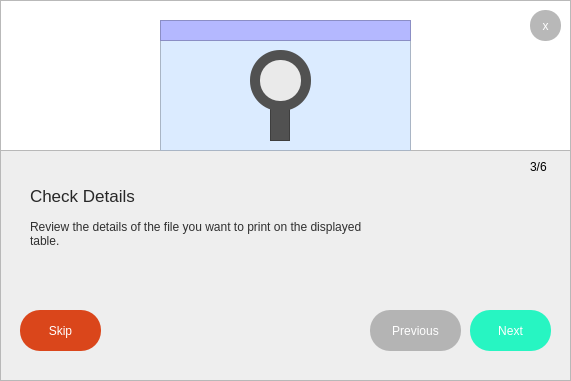
<?xml version="1.0" encoding="UTF-8"?>
<ui version="4.0">
 <class>Form</class>
 <widget class="QWidget" name="Form">
  <property name="geometry">
   <rect>
    <x>0</x>
    <y>0</y>
    <width>571</width>
    <height>381</height>
   </rect>
  </property>
  <property name="windowTitle">
   <string>Form</string>
  </property>
  <property name="styleSheet">
   <string notr="true">QWidget{
background-color: rgb(255, 255, 255);


}</string>
  </property>
  <widget class="QFrame" name="frame_5">
   <property name="geometry">
    <rect>
     <x>0</x>
     <y>150</y>
     <width>571</width>
     <height>231</height>
    </rect>
   </property>
   <property name="styleSheet">
    <string notr="true">QFrame{
background-color: rgb(238, 238, 238);
border-bottom-width: 1;
border-left-width: 1;
border-right-width: 1;
border-bottom-style: solid;
border-left-style: solid;
border-right-style: solid;
border-color: rgb(185, 185, 185);
}</string>
   </property>
   <property name="frameShape">
    <enum>QFrame::StyledPanel</enum>
   </property>
   <property name="frameShadow">
    <enum>QFrame::Raised</enum>
   </property>
   <widget class="QLabel" name="label_12">
    <property name="geometry">
     <rect>
      <x>30</x>
      <y>20</y>
      <width>171</width>
      <height>51</height>
     </rect>
    </property>
    <property name="font">
     <font>
      <family>Nirmala UI</family>
      <pointsize>13</pointsize>
      <weight>9</weight>
      <italic>false</italic>
      <bold>false</bold>
     </font>
    </property>
    <property name="styleSheet">
     <string notr="true">QLabel{
	border-left-color: rgb(238, 238, 238);
	
	border-right-color: rgb(238, 238, 238);
	border-bottom-color: rgb(238, 238, 238);
	font: 75 13pt &quot;Nirmala UI&quot;;
	color: rgb(39, 39, 39);
}</string>
    </property>
    <property name="text">
     <string>Check Details</string>
    </property>
    <property name="alignment">
     <set>Qt::AlignLeading|Qt::AlignLeft|Qt::AlignVCenter</set>
    </property>
   </widget>
   <widget class="QLabel" name="label_13">
    <property name="geometry">
     <rect>
      <x>30</x>
      <y>70</y>
      <width>531</width>
      <height>91</height>
     </rect>
    </property>
    <property name="layoutDirection">
     <enum>Qt::LeftToRight</enum>
    </property>
    <property name="styleSheet">
     <string notr="true">QLabel{
	border-left-color: rgb(238, 238, 238);
	
	border-right-color: rgb(238, 238, 238);
	border-bottom-color: rgb(238, 238, 238);
	
	font: 25 11pt &quot;Microsoft YaHei Light&quot;;
	color: rgb(47, 47, 47);
}</string>
    </property>
    <property name="text">
     <string>Review the details of the file you want to print on the displayed
table.</string>
    </property>
    <property name="alignment">
     <set>Qt::AlignLeading|Qt::AlignLeft|Qt::AlignTop</set>
    </property>
   </widget>
   <widget class="QLabel" name="label_14">
    <property name="geometry">
     <rect>
      <x>530</x>
      <y>10</y>
      <width>41</width>
      <height>31</height>
     </rect>
    </property>
    <property name="layoutDirection">
     <enum>Qt::LeftToRight</enum>
    </property>
    <property name="styleSheet">
     <string notr="true">QLabel{
	
	border-left-color: rgb(238, 238, 238);
	
	border-bottom-color: rgb(238, 238, 238);
	font: 25 11pt &quot;Microsoft YaHei Light&quot;;
	
	
	color: rgb(0, 0, 0);
}</string>
    </property>
    <property name="text">
     <string>3/6</string>
    </property>
    <property name="alignment">
     <set>Qt::AlignLeading|Qt::AlignLeft|Qt::AlignTop</set>
    </property>
   </widget>
   <widget class="QPushButton" name="btn_next">
    <property name="geometry">
     <rect>
      <x>470</x>
      <y>160</y>
      <width>81</width>
      <height>41</height>
     </rect>
    </property>
    <property name="styleSheet">
     <string notr="true">QPushButton{
background-color: #27F5C2;
	color: rgb(255, 255, 255);
	
	font: 63 10pt &quot;Segoe UI Semibold&quot;;
border-radius: 20px;
}</string>
    </property>
    <property name="text">
     <string>Next</string>
    </property>
   </widget>
   <widget class="QPushButton" name="btn_skip">
    <property name="geometry">
     <rect>
      <x>20</x>
      <y>160</y>
      <width>81</width>
      <height>41</height>
     </rect>
    </property>
    <property name="styleSheet">
     <string notr="true">QPushButton{
background-color: #DA461B;
	color: rgb(255, 255, 255);
	
	font: 63 10pt &quot;Segoe UI Semibold&quot;;
border-radius: 20px;
}</string>
    </property>
    <property name="text">
     <string>Skip</string>
    </property>
   </widget>
   <widget class="QPushButton" name="btn_back">
    <property name="geometry">
     <rect>
      <x>370</x>
      <y>160</y>
      <width>91</width>
      <height>41</height>
     </rect>
    </property>
    <property name="styleSheet">
     <string notr="true">QPushButton{
background-color: rgb(180, 180, 180);
	color: rgb(255, 255, 255);
	
	font: 63 10pt &quot;Segoe UI Semibold&quot;;
border-radius: 20px;
}</string>
    </property>
    <property name="text">
     <string>Previous</string>
    </property>
   </widget>
  </widget>
  <widget class="QFrame" name="frame">
   <property name="geometry">
    <rect>
     <x>160</x>
     <y>20</y>
     <width>251</width>
     <height>131</height>
    </rect>
   </property>
   <property name="styleSheet">
    <string notr="true">QFrame{
background-color: rgb(219, 235, 255);
}</string>
   </property>
   <property name="frameShape">
    <enum>QFrame::StyledPanel</enum>
   </property>
   <property name="frameShadow">
    <enum>QFrame::Raised</enum>
   </property>
   <widget class="QFrame" name="frame_3">
    <property name="geometry">
     <rect>
      <x>90</x>
      <y>30</y>
      <width>61</width>
      <height>61</height>
     </rect>
    </property>
    <property name="styleSheet">
     <string notr="true">QFrame{
background-color: rgb(81, 81, 81);

border-radius: 30px;

}</string>
    </property>
    <property name="frameShape">
     <enum>QFrame::StyledPanel</enum>
    </property>
    <property name="frameShadow">
     <enum>QFrame::Raised</enum>
    </property>
    <widget class="QFrame" name="frame_4">
     <property name="geometry">
      <rect>
       <x>10</x>
       <y>10</y>
       <width>41</width>
       <height>41</height>
      </rect>
     </property>
     <property name="styleSheet">
      <string notr="true">QFrame{
background-color: rgb(234, 234, 234);

border-radius: 20px;

}</string>
     </property>
     <property name="frameShape">
      <enum>QFrame::StyledPanel</enum>
     </property>
     <property name="frameShadow">
      <enum>QFrame::Raised</enum>
     </property>
    </widget>
   </widget>
   <widget class="QFrame" name="frame_6">
    <property name="geometry">
     <rect>
      <x>110</x>
      <y>80</y>
      <width>20</width>
      <height>41</height>
     </rect>
    </property>
    <property name="styleSheet">
     <string notr="true">QFrame{
background-color: rgb(81, 81, 81);

}</string>
    </property>
    <property name="frameShape">
     <enum>QFrame::StyledPanel</enum>
    </property>
    <property name="frameShadow">
     <enum>QFrame::Raised</enum>
    </property>
   </widget>
   <zorder>frame_6</zorder>
   <zorder>frame_3</zorder>
  </widget>
  <widget class="QFrame" name="frame_2">
   <property name="geometry">
    <rect>
     <x>160</x>
     <y>20</y>
     <width>251</width>
     <height>21</height>
    </rect>
   </property>
   <property name="styleSheet">
    <string notr="true">QFrame{
background-color: rgb(180, 184, 255);
}</string>
   </property>
   <property name="frameShape">
    <enum>QFrame::StyledPanel</enum>
   </property>
   <property name="frameShadow">
    <enum>QFrame::Raised</enum>
   </property>
  </widget>
  <widget class="QPushButton" name="btn_close">
   <property name="geometry">
    <rect>
     <x>530</x>
     <y>10</y>
     <width>31</width>
     <height>31</height>
    </rect>
   </property>
   <property name="styleSheet">
    <string notr="true">QPushButton{
background-color: rgb(184, 184, 184);
	
	color: rgb(255, 255, 255);
	
	
	font: 87 11pt &quot;Arial Black&quot;;
border-radius: 15px;

}</string>
   </property>
   <property name="text">
    <string>x</string>
   </property>
  </widget>
  <widget class="QFrame" name="frame_7">
   <property name="geometry">
    <rect>
     <x>0</x>
     <y>0</y>
     <width>571</width>
     <height>171</height>
    </rect>
   </property>
   <property name="styleSheet">
    <string notr="true">QFrame{
border-width: 1;
border-style: solid;
border-color: rgb(185, 185, 185);
}</string>
   </property>
   <property name="frameShape">
    <enum>QFrame::StyledPanel</enum>
   </property>
   <property name="frameShadow">
    <enum>QFrame::Raised</enum>
   </property>
  </widget>
  <zorder>frame_7</zorder>
  <zorder>frame_5</zorder>
  <zorder>frame</zorder>
  <zorder>frame_2</zorder>
  <zorder>btn_close</zorder>
 </widget>
 <resources/>
 <connections/>
</ui>
